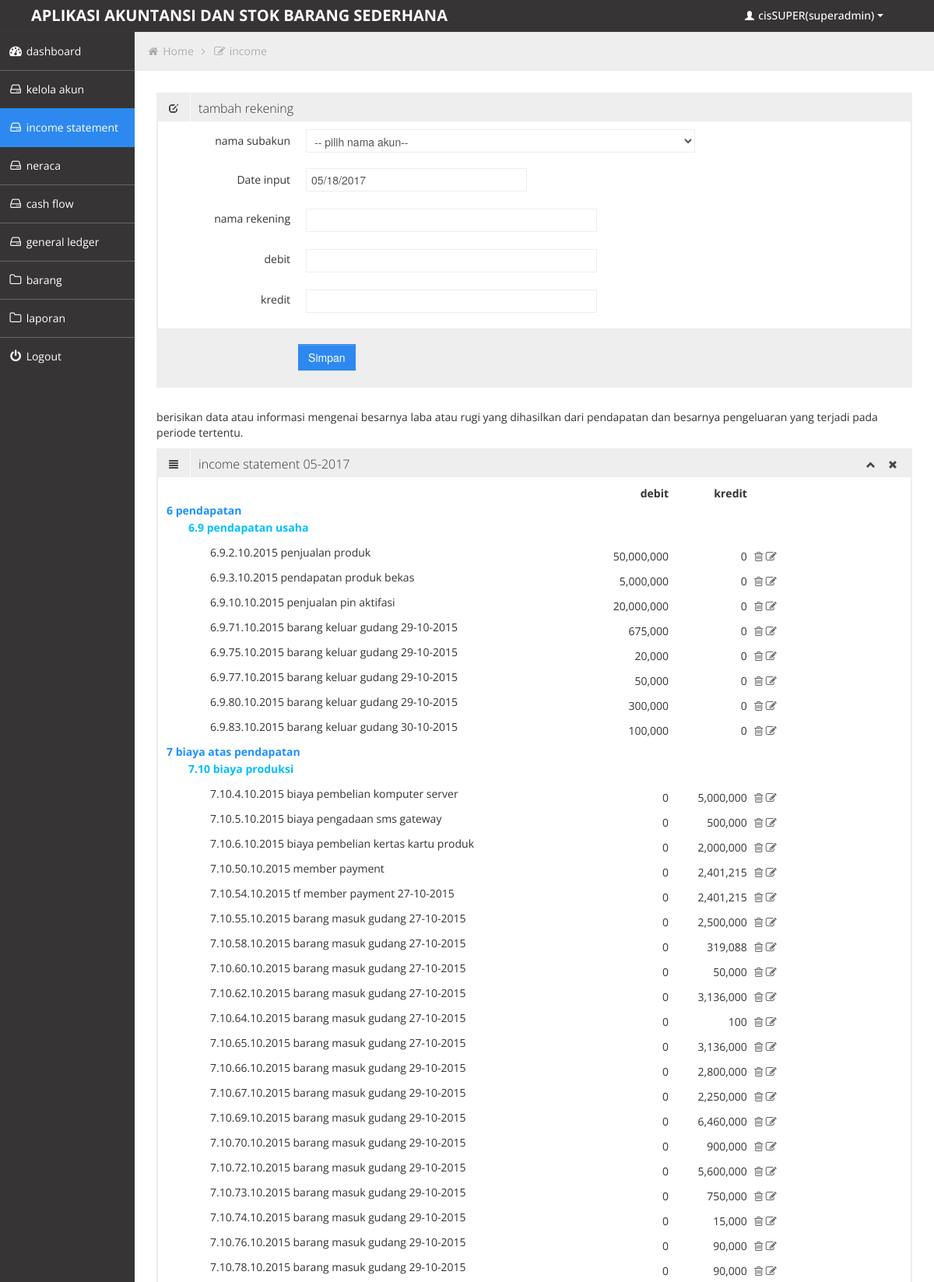
The app's page /admin/media.php?module=income&acc=view (signed in, upper part) with its own data.
### tables this page shows
CREATE TABLE IF NOT EXISTS `master` (
  `id_master` int(11) NOT NULL AUTO_INCREMENT,
  `nama_master` varchar(122) NOT NULL,
  `master_seo` varchar(122) NOT NULL,
  `status` varchar(122) NOT NULL,
  PRIMARY KEY (`id_master`)
);

CREATE TABLE IF NOT EXISTS `submaster` (
  `id_submaster` int(11) NOT NULL AUTO_INCREMENT,
  `nama_submaster` varchar(123) NOT NULL,
  `id_master` varchar(123) NOT NULL,
  PRIMARY KEY (`id_submaster`)
);

CREATE TABLE IF NOT EXISTS `income` (
  `id_income` int(11) NOT NULL AUTO_INCREMENT,
  `id_submaster` varchar(122) NOT NULL,
  `jumlah` varchar(122) NOT NULL,
  `nama_keterangan` varchar(122) NOT NULL,
  `tanggal` date NOT NULL,
  `debit` int(122) NOT NULL,
  `kredit` int(122) NOT NULL,
  `status` varchar(122) NOT NULL,
  PRIMARY KEY (`id_income`)
);

### admin/modul/income/income.php (the view, shortened to what this page needs)
<?php
$date=date('Y-m-d');
$iki=explode("-",$date);
?>
        <div class="row-fluid sortable">
				<div class="box span12">
					<div class="box-header" data-original-title>
						<h2><i class="halflings-icon edit"></i><span class="break"></span>tambah rekening</h2>
					</div>
					<div class="box-content">
						<form class="form-horizontal"  action="<?php echo $PHP_SELF ?> " method="post" enctype="multipart/form-data">
						  <fieldset>
						  	<div class="control-group">
							  <label class="control-label" for="typeahead">nama subakun </label>
							  <div class="controls">
								<select name="master"  style="width: 500px; ">
								    <option>-- pilih nama akun--</value>
								</select>
							  </div>
							</div>
							<div class="control-group">
							  <label class="control-label" for="date01">Date input</label>
							  <div class="controls">
								<input type="text" name="tanggal" class="input-xlarge datepicker" id="date01" value="<?php echo "".$iki[1]."/".$iki[2]."/".$iki[0]."";?>">
							  </div>
							</div>
							  <div class="control-group">
							  <label class="control-label" for="typeahead">nama rekening  </label>
							  <div class="controls">
								<input name="nama_keterangan" type="text" class="span6 typeahead" id="typeahead"  >
							  </div>
							</div>
							<div class="control-group">
							  <label class="control-label" for="typeahead">debit  </label>
							  <div class="controls">
								<input name="debit" type="number" class="span6 typeahead" id="typeahead"  >
							  </div>
							</div>
							<div class="control-group">
							  <label class="control-label" for="typeahead">kredit</label>
							  <div class="controls">
								<input name="kredit" type="number" class="span6 typeahead" id="typeahead"  >
							  </div>
							</div>
							<div class="form-actions">
							  <input type="submit" name="submit"class="btn btn-primary" value=" Simpan " >
							</div>
						  </fieldset>
						</form>
					</div>
				</div>
				</div>
				<p> berisikan data atau informasi mengenai besarnya laba atau rugi yang dihasilkan dari pendapatan dan besarnya pengeluaran yang terjadi pada periode tertentu.
            	<div class="row-fluid sortable">
				<div class="box span12">
					<div class="box-header">
						<h2><i class="halflings-icon align-justify"></i><span class="break"></span>income statement  <?php echo "".$iki[1]."-".$iki[0]."  " ?>
						  </h2>
						<div class="box-icon">
							<a href="#" class="btn-minimize"><i class="halflings-icon chevron-up"></i></a>
							<a href="#" class="btn-close"><i class="halflings-icon remove"></i></a>
						</div>
					</div>
					<div class="box-content">
						<table border="0" style="width: 800px; ">
							    <thead>
							  <tr>
								  <th> </th>
								  <th style="text-align: right;">debit</th>
								  <th style="text-align: right;">kredit</th>
							  </tr>
						  </thead>
							  <tbody>
							   <?php
						  $d=mysql_query("select * from master where status='laba/rugi' order by id_master asc");
						  while ($r=mysql_fetch_array($d))
						  {
						  ?>
							<tr>
								<td><?php echo "<b style=color:#1E90FF;>$r[id_master] $r[nama_master]</b>";?></td>
								<?php $f=mysql_query("select * from master,submaster where master.id_master=submaster.id_master and submaster.id_master='$r[id_master]' ");
								while ($t=mysql_fetch_array($f)){?>
								<tr><td class="center" ><?php echo "<p style=padding-left:2em ><b style=color:#00BFFF;>$r[id_master].$t[id_submaster] $t[nama_submaster]</b>";?></td>
								<?php $b=mysql_query("select * from submaster,income where income.id_submaster=submaster.id_submaster and submaster.id_submaster='$t[id_submaster]' order by income.id_income asc ");
								while ($o=mysql_fetch_array($b)){
								$debit=number_format($o[debit]);
								$kredit=number_format($o[kredit]);
								$belah=explode("-",$o[tanggal]);
								?>
								<tr><td class="center" ><?php echo "<p style=padding-left:4em >$r[id_master].$t[id_submaster].$o[id_income].".$belah[1].".".$belah[0]." $o[nama_keterangan]";?></td>
								<td class="center" style="text-align: right;"><?php echo "$debit";?></td>
								<td class="center" style="text-align: right;"><?php echo "$kredit";?></td>
								<td> &nbsp <a href="modul/income/dellincome.php?id=<?php echo "$o[id_income]";?>"><i class="icon-trash"></i></a> </a> <a href="JavaScript:edit('modul/neraca/neraca_edit.php?id=<?php echo"$o[id_income]";?>');"><i class="icon-edit"></i></a></td>
								</tr>
								<?php } ?>
								</tr>
							</tr>
							<?php
							}
							}
							?>
							  </tbody>
						 </table>
					</div>
				</div>
			</div>

### admin/css/style.css (style rules this page uses)
body { background: #F5F5F5; color: #333; border: none; font-family: 'Open Sans', sans-serif; font-weight: 400; }
a { color: #646464; }
h2 { font-size: 16px; line-height: 16px; }
.box { border: 2px solid #eee; background: #fff !important; margin-bottom: 28px; }
.box-header { height: 16px; font-size: 16px; line-height: 16px; padding: 10px; background: #eee; -webkit-box-shadow: none; -moz-box-shadow: none; box-shadow: none; overflow: hidden; }
.box-header h2 { float:left; margin-top: 0px; font-weight: 300; }
.box-header h2 i { margin: 0px 3px 0px 4px; opacity: .8; filter: alpha(opacity=80); -ms-filter:"progid:DXImageTransform.Microsoft.Alpha(Opacity=80)"; }
.box-header .box-icon { float:right; margin-top: 1px; }
.box-header .box-icon i { -webkit-transition: all 0.1s ease-in-out; -moz-transition: all 0.1s ease-in-out; -o-transition: all 0.1s ease-in-out; -ms-transition: all 0.1s ease-in-out; transition: all 0.1s ease-in-out; opacity: .8; filter: alpha(opacity=80); -ms-filter:"progid:DXImageTransform.Microsoft.Alpha(Opacity=80)"; }
.box-header .box-icon a { margin: 0px 5px; }
.box-content { position: relative; z-index: 50; margin-top: -1px; padding: 10px; background: #fff !important; }
.form-actions { padding: 19px 20px 20px; margin: 20px -10px -30px -10px; background-color: #eee; border-top: 1px solid #eee; *zoom: 1; }
.form-actions:before, .form-actions:after { display: table; line-height: 0; content: ""; }
.form-actions:after { clear: both; }
.btn { display: inline-block; padding: 6px 12px; margin-bottom: 0; font-size: 14px; font-weight: 500; line-height: 20px; text-align: center; white-space: nowrap; vertical-align: middle; cursor: pointer; border: 1px solid #a7a9aa; -webkit-border-radius: 0px !important; border-radius: 0px !important; }
.btn { color: #ffffff; background-color: #a7a9aa; border-color: #a7a9aa; background-image: none; filter: none; text-shadow: none; }
.btn-primary { background-color: #2D89EF; border-color: #2D89EF; }

### admin/css/halflings.css (style rules this page uses)
html, html .halflings { -webkit-font-smoothing: antialiased !important; }
.halflings-icon { display: inline-block; width: 14px; height: 14px; line-height: 14px; vertical-align: text-top; background-image: url(../img/glyphicons_halflings.svg); background-position: 0 0; background-repeat: no-repeat; vertical-align: top; *display: inline; *zoom: 1; *margin-right: .3em; }
.halflings-icon.remove { background-position: -312px 0; }
.halflings-icon.align-justify { background-position: -336px -48px; }
.halflings-icon.edit { background-position: -96px -72px; }
.halflings-icon.chevron-up { background-position: -288px -120px; }

### records on screen
master: id_master "6", nama_master "pendapatan"
submaster: id_master.id_master "6", id_submaster "9", nama_submaster "pendapatan usaha"
income: id_submaster.id_submaster "9", id_income "2", tanggal "10", tanggal "2015", nama_keterangan "penjualan produk", debit "50,000,000", kredit "0"
income: id_submaster.id_submaster "9", id_income "3", tanggal "10", tanggal "2015", nama_keterangan "pendapatan produk bekas", debit "5,000,000", kredit "0"
income: id_submaster.id_submaster "9", id_income "10", tanggal "10", tanggal "2015", nama_keterangan "penjualan pin aktifasi", debit "20,000,000", kredit "0"
income: id_submaster.id_submaster "9", id_income "71", tanggal "10", tanggal "2015", nama_keterangan "barang keluar gudang 29-10-2015", debit "675,000", kredit "0"
income: id_submaster.id_submaster "9", id_income "75", tanggal "10", tanggal "2015", nama_keterangan "barang keluar gudang 29-10-2015", debit "20,000", kredit "0"
income: id_submaster.id_submaster "9", id_income "77", tanggal "10", tanggal "2015", nama_keterangan "barang keluar gudang 29-10-2015", debit "50,000", kredit "0"
income: id_submaster.id_submaster "9", id_income "80", tanggal "10", tanggal "2015", nama_keterangan "barang keluar gudang 29-10-2015", debit "300,000", kredit "0"
income: id_submaster.id_submaster "9", id_income "83", tanggal "10", tanggal "2015", nama_keterangan "barang keluar gudang 30-10-2015", debit "100,000", kredit "0"
master: id_master "7", nama_master "biaya atas pendapatan"
submaster: id_master.id_master "7", id_submaster "10", nama_submaster "biaya produksi"
income: id_submaster.id_submaster "10", id_income "4", tanggal "10", tanggal "2015", nama_keterangan "biaya pembelian komputer server", debit "0", kredit "5,000,000"
income: id_submaster.id_submaster "10", id_income "5", tanggal "10", tanggal "2015", nama_keterangan "biaya pengadaan sms gateway", debit "0", kredit "500,000"
income: id_submaster.id_submaster "10", id_income "6", tanggal "10", tanggal "2015", nama_keterangan "biaya pembelian kertas kartu produk", debit "0", kredit "2,000,000"
income: id_submaster.id_submaster "10", id_income "50", tanggal "10", tanggal "2015", nama_keterangan "member payment", debit "0", kredit "2,401,215"
income: id_submaster.id_submaster "10", id_income "54", tanggal "10", tanggal "2015", nama_keterangan "tf member payment 27-10-2015", debit "0", kredit "2,401,215"
income: id_submaster.id_submaster "10", id_income "55", tanggal "10", tanggal "2015", nama_keterangan "barang masuk gudang 27-10-2015", debit "0", kredit "2,500,000"
income: id_submaster.id_submaster "10", id_income "58", tanggal "10", tanggal "2015", nama_keterangan "barang masuk gudang 27-10-2015", debit "0", kredit "319,088"
income: id_submaster.id_submaster "10", id_income "60", tanggal "10", tanggal "2015", nama_keterangan "barang masuk gudang 27-10-2015", debit "0", kredit "50,000"
income: id_submaster.id_submaster "10", id_income "62", tanggal "10", tanggal "2015", nama_keterangan "barang masuk gudang 27-10-2015", debit "0", kredit "3,136,000"
income: id_submaster.id_submaster "10", id_income "64", tanggal "10", tanggal "2015", nama_keterangan "barang masuk gudang 27-10-2015", debit "0", kredit "100"
income: id_submaster.id_submaster "10", id_income "65", tanggal "10", tanggal "2015", nama_keterangan "barang masuk gudang 27-10-2015", debit "0", kredit "3,136,000"
income: id_submaster.id_submaster "10", id_income "66", tanggal "10", tanggal "2015", nama_keterangan "barang masuk gudang 29-10-2015", debit "0", kredit "2,800,000"
income: id_submaster.id_submaster "10", id_income "67", tanggal "10", tanggal "2015", nama_keterangan "barang masuk gudang 29-10-2015", debit "0", kredit "2,250,000"
income: id_submaster.id_submaster "10", id_income "69", tanggal "10", tanggal "2015", nama_keterangan "barang masuk gudang 29-10-2015", debit "0", kredit "6,460,000"
income: id_submaster.id_submaster "10", id_income "70", tanggal "10", tanggal "2015", nama_keterangan "barang masuk gudang 29-10-2015", debit "0", kredit "900,000"
income: id_submaster.id_submaster "10", id_income "72", tanggal "10", tanggal "2015", nama_keterangan "barang masuk gudang 29-10-2015", debit "0", kredit "5,600,000"
income: id_submaster.id_submaster "10", id_income "73", tanggal "10", tanggal "2015", nama_keterangan "barang masuk gudang 29-10-2015", debit "0", kredit "750,000"
income: id_submaster.id_submaster "10", id_income "74", tanggal "10", tanggal "2015", nama_keterangan "barang masuk gudang 29-10-2015", debit "0", kredit "15,000"
income: id_submaster.id_submaster "10", id_income "76", tanggal "10", tanggal "2015", nama_keterangan "barang masuk gudang 29-10-2015", debit "0", kredit "90,000"
income: id_submaster.id_submaster "10", id_income "78", tanggal "10", tanggal "2015", nama_keterangan "barang masuk gudang 29-10-2015", debit "0", kredit "90,000"

### other values on screen
$_SESSION[namalengkap] "cisSUPER"
$_SESSION[level] "superadmin"
$_GET[module] "income"
$iki[1] "05"
$iki[0] "2017"
